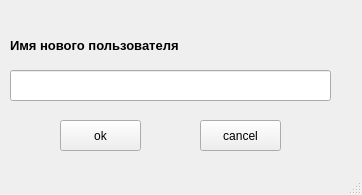
<?xml version="1.0" encoding="UTF-8"?>
<ui version="4.0">
 <class>MainWindow</class>
 <widget class="QMainWindow" name="MainWindow">
  <property name="geometry">
   <rect>
    <x>0</x>
    <y>0</y>
    <width>362</width>
    <height>195</height>
   </rect>
  </property>
  <property name="minimumSize">
   <size>
    <width>362</width>
    <height>195</height>
   </size>
  </property>
  <property name="maximumSize">
   <size>
    <width>362</width>
    <height>195</height>
   </size>
  </property>
  <property name="windowTitle">
   <string>MainWindow</string>
  </property>
  <widget class="QWidget" name="centralwidget">
   <widget class="QLabel" name="label">
    <property name="geometry">
     <rect>
      <x>10</x>
      <y>30</y>
      <width>181</width>
      <height>31</height>
     </rect>
    </property>
    <property name="font">
     <font>
      <pointsize>10</pointsize>
      <weight>75</weight>
      <bold>true</bold>
     </font>
    </property>
    <property name="autoFillBackground">
     <bool>true</bool>
    </property>
    <property name="text">
     <string>Имя нового пользователя</string>
    </property>
   </widget>
   <widget class="QLineEdit" name="prev_pass">
    <property name="geometry">
     <rect>
      <x>10</x>
      <y>70</y>
      <width>321</width>
      <height>31</height>
     </rect>
    </property>
   </widget>
   <widget class="QPushButton" name="butt_ok">
    <property name="geometry">
     <rect>
      <x>60</x>
      <y>120</y>
      <width>81</width>
      <height>31</height>
     </rect>
    </property>
    <property name="text">
     <string>ok</string>
    </property>
   </widget>
   <widget class="QPushButton" name="butt_canc">
    <property name="geometry">
     <rect>
      <x>200</x>
      <y>120</y>
      <width>81</width>
      <height>31</height>
     </rect>
    </property>
    <property name="text">
     <string>cancel</string>
    </property>
   </widget>
  </widget>
  <widget class="QMenuBar" name="menubar">
   <property name="geometry">
    <rect>
     <x>0</x>
     <y>0</y>
     <width>362</width>
     <height>21</height>
    </rect>
   </property>
  </widget>
  <widget class="QStatusBar" name="statusbar"/>
 </widget>
 <resources/>
 <connections/>
</ui>
